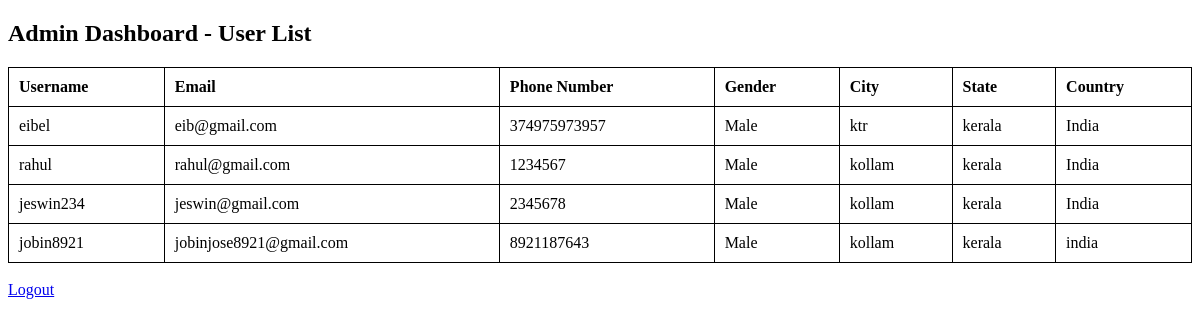
/admin-dashboard/, run on an earlier commit of the app's database.
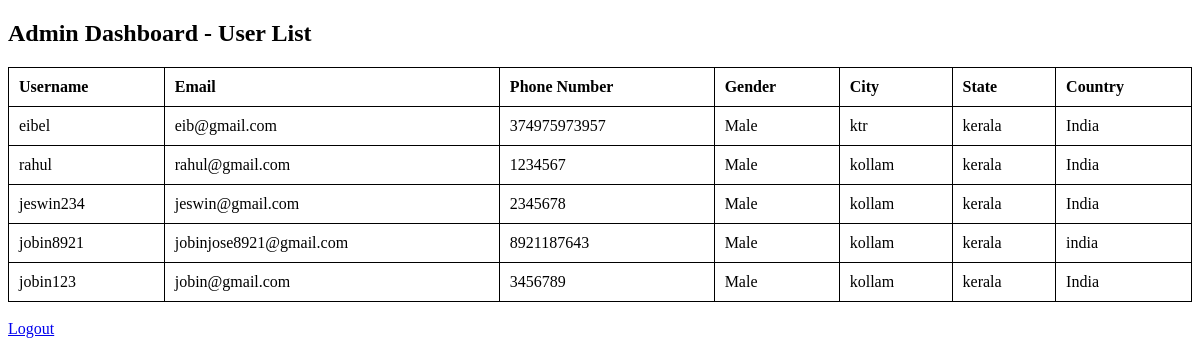
And on a later commit of the database.
### home/models.py (models this page shows, shortened)
class Customer(models.Model):
    GENDER_CHOICES = [
        ('Male', 'Male'),
        ('Female', 'Female'),
        ('Other', 'Other'),
    ]
    username = models.CharField(max_length=150, unique=True)
    email = models.EmailField(unique=True)
    phone_number = models.CharField(max_length=15, unique=True)
    password = models.CharField(max_length=255)  # Store hashed password
    gender = models.CharField(max_length=10, choices=GENDER_CHOICES)
    city = models.CharField(max_length=100)
    state = models.CharField(max_length=100)
    country = models.CharField(max_length=100)

### home/views.py (the view)
# urls.py: path('admin-dashboard/',views.admin_dashboard,name='admin-dashboard')
def admin_dashboard(request):
    customers = Customer.objects.all()
    return render(request, 'admin_dashboard.html', {'customers': customers})

### templates/admin_dashboard.html (shortened to what this page needs)
<!DOCTYPE html>
<html lang="en">
<head>
</head>
<body>
    <h2>Admin Dashboard - User List</h2>
    <table>
        <tr>
            <th>Username</th>
            <th>Email</th>
            <th>Phone Number</th>
            <th>Gender</th>
            <th>City</th>
            <th>State</th>
            <th>Country</th>
        </tr>
        {% for customer in customers %}
        <tr>
            <td>{{ customer.username }}</td>
            <td>{{ customer.email }}</td>
            <td>{{ customer.phone_number }}</td>
            <td>{{ customer.gender }}</td>
            <td>{{ customer.city }}</td>
            <td>{{ customer.state }}</td>
            <td>{{ customer.country }}</td>
        </tr>
        {% endfor %}
    </table>
    <br>
    <a href="{% url 'logout' %}">Logout</a>
</body>
</html>

### templates/admin_dashboard.html (style rules this page uses)
table { width: 100%; border-collapse: collapse; }
table, th, td { border: 1px solid black; }
th, td { padding: 10px; text-align: left; }

What changed in the data, as far as the page shows it:
added Customer: username "jobin123", email "jobin@gmail.com", phone_number "3456789", gender "Male", city "kollam", state "kerala", country "India"
